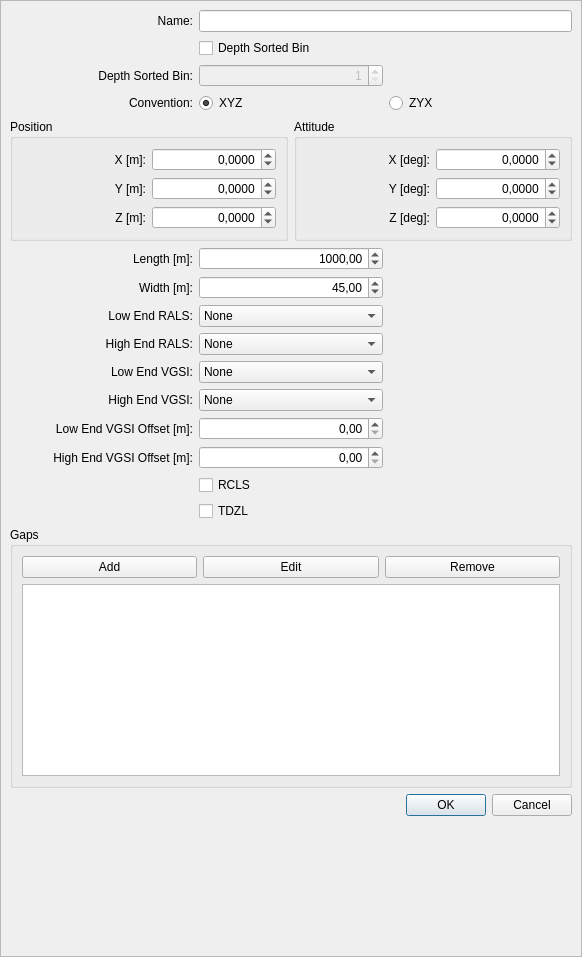
<?xml version="1.0" encoding="UTF-8"?>
<ui version="4.0">
 <class>DialogEditRunway</class>
 <widget class="QDialog" name="DialogEditRunway">
  <property name="geometry">
   <rect>
    <x>0</x>
    <y>0</y>
    <width>582</width>
    <height>957</height>
   </rect>
  </property>
  <property name="windowTitle">
   <string>Runway Edit</string>
  </property>
  <property name="locale">
   <locale language="Polish" country="Poland"/>
  </property>
  <property name="modal">
   <bool>true</bool>
  </property>
  <layout class="QGridLayout" name="gridLayout_14">
   <property name="leftMargin">
    <number>0</number>
   </property>
   <property name="topMargin">
    <number>0</number>
   </property>
   <property name="rightMargin">
    <number>0</number>
   </property>
   <property name="bottomMargin">
    <number>0</number>
   </property>
   <item row="0" column="0">
    <widget class="QScrollArea" name="scrollArea">
     <property name="widgetResizable">
      <bool>true</bool>
     </property>
     <widget class="QWidget" name="scrollAreaWidgetContents_3">
      <property name="geometry">
       <rect>
        <x>0</x>
        <y>0</y>
        <width>580</width>
        <height>955</height>
       </rect>
      </property>
      <layout class="QGridLayout" name="gridLayout_9">
       <item row="12" column="0">
        <widget class="QLabel" name="label_29">
         <property name="text">
          <string>High End VGSI Offset [m]:</string>
         </property>
         <property name="alignment">
          <set>Qt::AlignRight|Qt::AlignTrailing|Qt::AlignVCenter</set>
         </property>
         <property name="buddy">
          <cstring>spinBoxVGSI_X_Hi</cstring>
         </property>
        </widget>
       </item>
       <item row="17" column="0" colspan="3">
        <spacer name="verticalSpacer">
         <property name="orientation">
          <enum>Qt::Vertical</enum>
         </property>
         <property name="sizeHint" stdset="0">
          <size>
           <width>538</width>
           <height>3</height>
          </size>
         </property>
        </spacer>
       </item>
       <item row="11" column="0">
        <widget class="QLabel" name="label_7">
         <property name="text">
          <string>Low End VGSI Offset [m]:</string>
         </property>
         <property name="alignment">
          <set>Qt::AlignRight|Qt::AlignTrailing|Qt::AlignVCenter</set>
         </property>
         <property name="buddy">
          <cstring>spinBoxVGSI_X_Lo</cstring>
         </property>
        </widget>
       </item>
       <item row="1" column="1" colspan="2">
        <widget class="QCheckBox" name="checkBoxDepthSortedBin">
         <property name="text">
          <string>Depth Sorted Bin</string>
         </property>
        </widget>
       </item>
       <item row="2" column="0">
        <widget class="QLabel" name="label_8">
         <property name="text">
          <string>Depth Sorted Bin:</string>
         </property>
         <property name="alignment">
          <set>Qt::AlignRight|Qt::AlignTrailing|Qt::AlignVCenter</set>
         </property>
         <property name="buddy">
          <cstring>spinBoxDepthSortedBin</cstring>
         </property>
        </widget>
       </item>
       <item row="3" column="2">
        <widget class="QRadioButton" name="radioButtonZYX">
         <property name="text">
          <string>ZYX</string>
         </property>
        </widget>
       </item>
       <item row="6" column="0">
        <widget class="QLabel" name="label_3">
         <property name="text">
          <string>Width [m]:</string>
         </property>
         <property name="alignment">
          <set>Qt::AlignRight|Qt::AlignTrailing|Qt::AlignVCenter</set>
         </property>
         <property name="buddy">
          <cstring>spinBoxWidth</cstring>
         </property>
        </widget>
       </item>
       <item row="3" column="0">
        <widget class="QLabel" name="label_15">
         <property name="text">
          <string>Convention:</string>
         </property>
         <property name="alignment">
          <set>Qt::AlignRight|Qt::AlignTrailing|Qt::AlignVCenter</set>
         </property>
        </widget>
       </item>
       <item row="7" column="1">
        <widget class="QComboBox" name="comboBoxRALS_Lo">
         <item>
          <property name="text">
           <string>None</string>
          </property>
         </item>
         <item>
          <property name="text">
           <string>ALSF-1</string>
          </property>
         </item>
         <item>
          <property name="text">
           <string>ALSF-2</string>
          </property>
         </item>
         <item>
          <property name="text">
           <string>MALS</string>
          </property>
         </item>
         <item>
          <property name="text">
           <string>MALSF</string>
          </property>
         </item>
         <item>
          <property name="text">
           <string>MALSR</string>
          </property>
         </item>
        </widget>
       </item>
       <item row="10" column="1">
        <widget class="QComboBox" name="comboBoxVGSI_Hi">
         <item>
          <property name="text">
           <string>None</string>
          </property>
         </item>
         <item>
          <property name="text">
           <string>PAPI - P4L</string>
          </property>
         </item>
         <item>
          <property name="text">
           <string>PAPI - P4R</string>
          </property>
         </item>
         <item>
          <property name="text">
           <string>VASI - V4L</string>
          </property>
         </item>
         <item>
          <property name="text">
           <string>VASI - V4R</string>
          </property>
         </item>
         <item>
          <property name="text">
           <string>VASI - V6L</string>
          </property>
         </item>
         <item>
          <property name="text">
           <string>VASI - V6R</string>
          </property>
         </item>
        </widget>
       </item>
       <item row="5" column="1">
        <widget class="QDoubleSpinBox" name="spinBoxLength">
         <property name="alignment">
          <set>Qt::AlignRight|Qt::AlignTrailing|Qt::AlignVCenter</set>
         </property>
         <property name="maximum">
          <double>9999.989999999999782</double>
         </property>
         <property name="value">
          <double>1000.000000000000000</double>
         </property>
        </widget>
       </item>
       <item row="7" column="0">
        <widget class="QLabel" name="label_16">
         <property name="text">
          <string>Low End RALS:</string>
         </property>
         <property name="alignment">
          <set>Qt::AlignRight|Qt::AlignTrailing|Qt::AlignVCenter</set>
         </property>
         <property name="buddy">
          <cstring>comboBoxRALS_Lo</cstring>
         </property>
        </widget>
       </item>
       <item row="10" column="0">
        <widget class="QLabel" name="label_6">
         <property name="text">
          <string>High End VGSI:</string>
         </property>
         <property name="alignment">
          <set>Qt::AlignRight|Qt::AlignTrailing|Qt::AlignVCenter</set>
         </property>
         <property name="buddy">
          <cstring>comboBoxVGSI_Hi</cstring>
         </property>
        </widget>
       </item>
       <item row="14" column="1">
        <widget class="QCheckBox" name="checkBoxTDZL">
         <property name="text">
          <string>TDZL</string>
         </property>
        </widget>
       </item>
       <item row="13" column="1">
        <widget class="QCheckBox" name="checkBoxRCLS">
         <property name="text">
          <string>RCLS</string>
         </property>
        </widget>
       </item>
       <item row="11" column="1">
        <widget class="QDoubleSpinBox" name="spinBoxVGSI_X_Lo">
         <property name="alignment">
          <set>Qt::AlignRight|Qt::AlignTrailing|Qt::AlignVCenter</set>
         </property>
         <property name="maximum">
          <double>2000.000000000000000</double>
         </property>
        </widget>
       </item>
       <item row="6" column="1">
        <widget class="QDoubleSpinBox" name="spinBoxWidth">
         <property name="alignment">
          <set>Qt::AlignRight|Qt::AlignTrailing|Qt::AlignVCenter</set>
         </property>
         <property name="minimum">
          <double>0.000000000000000</double>
         </property>
         <property name="maximum">
          <double>99.989999999999995</double>
         </property>
         <property name="value">
          <double>45.000000000000000</double>
         </property>
        </widget>
       </item>
       <item row="8" column="1">
        <widget class="QComboBox" name="comboBoxRALS_Hi">
         <item>
          <property name="text">
           <string>None</string>
          </property>
         </item>
         <item>
          <property name="text">
           <string>ALSF-1</string>
          </property>
         </item>
         <item>
          <property name="text">
           <string>ALSF-2</string>
          </property>
         </item>
         <item>
          <property name="text">
           <string>MALS</string>
          </property>
         </item>
         <item>
          <property name="text">
           <string>MALSF</string>
          </property>
         </item>
         <item>
          <property name="text">
           <string>MALSR</string>
          </property>
         </item>
        </widget>
       </item>
       <item row="2" column="1">
        <widget class="QSpinBox" name="spinBoxDepthSortedBin">
         <property name="enabled">
          <bool>false</bool>
         </property>
         <property name="alignment">
          <set>Qt::AlignRight|Qt::AlignTrailing|Qt::AlignVCenter</set>
         </property>
         <property name="minimum">
          <number>1</number>
         </property>
         <property name="maximum">
          <number>9</number>
         </property>
         <property name="value">
          <number>1</number>
         </property>
        </widget>
       </item>
       <item row="3" column="1">
        <widget class="QRadioButton" name="radioButtonXYZ">
         <property name="text">
          <string>XYZ</string>
         </property>
         <property name="checked">
          <bool>true</bool>
         </property>
        </widget>
       </item>
       <item row="0" column="0">
        <widget class="QLabel" name="label">
         <property name="text">
          <string>Name:</string>
         </property>
         <property name="alignment">
          <set>Qt::AlignRight|Qt::AlignTrailing|Qt::AlignVCenter</set>
         </property>
         <property name="buddy">
          <cstring>lineEditName</cstring>
         </property>
        </widget>
       </item>
       <item row="0" column="1" colspan="2">
        <widget class="QLineEdit" name="lineEditName"/>
       </item>
       <item row="5" column="0">
        <widget class="QLabel" name="label_2">
         <property name="text">
          <string>Length [m]:</string>
         </property>
         <property name="alignment">
          <set>Qt::AlignRight|Qt::AlignTrailing|Qt::AlignVCenter</set>
         </property>
         <property name="buddy">
          <cstring>spinBoxLength</cstring>
         </property>
        </widget>
       </item>
       <item row="9" column="0">
        <widget class="QLabel" name="label_5">
         <property name="text">
          <string>Low End VGSI:</string>
         </property>
         <property name="alignment">
          <set>Qt::AlignRight|Qt::AlignTrailing|Qt::AlignVCenter</set>
         </property>
         <property name="buddy">
          <cstring>comboBoxVGSI_Lo</cstring>
         </property>
        </widget>
       </item>
       <item row="12" column="1">
        <widget class="QDoubleSpinBox" name="spinBoxVGSI_X_Hi">
         <property name="alignment">
          <set>Qt::AlignRight|Qt::AlignTrailing|Qt::AlignVCenter</set>
         </property>
         <property name="maximum">
          <double>2000.000000000000000</double>
         </property>
        </widget>
       </item>
       <item row="4" column="0" colspan="3">
        <layout class="QGridLayout" name="gridLayout_10">
         <item row="0" column="0">
          <widget class="QGroupBox" name="groupBox">
           <property name="minimumSize">
            <size>
             <width>0</width>
             <height>0</height>
            </size>
           </property>
           <property name="title">
            <string>Position</string>
           </property>
           <layout class="QGridLayout" name="gridLayout_11">
            <item row="0" column="0">
             <widget class="QLabel" name="label_23">
              <property name="text">
               <string>X [m]:</string>
              </property>
              <property name="alignment">
               <set>Qt::AlignRight|Qt::AlignTrailing|Qt::AlignVCenter</set>
              </property>
              <property name="buddy">
               <cstring>spinBoxPositionX</cstring>
              </property>
             </widget>
            </item>
            <item row="0" column="1">
             <widget class="QDoubleSpinBox" name="spinBoxPositionX">
              <property name="alignment">
               <set>Qt::AlignRight|Qt::AlignTrailing|Qt::AlignVCenter</set>
              </property>
              <property name="decimals">
               <number>4</number>
              </property>
              <property name="minimum">
               <double>-9999999.998999999836087</double>
              </property>
              <property name="maximum">
               <double>9999999.998999999836087</double>
              </property>
             </widget>
            </item>
            <item row="1" column="0">
             <widget class="QLabel" name="label_24">
              <property name="text">
               <string>Y [m]:</string>
              </property>
              <property name="alignment">
               <set>Qt::AlignRight|Qt::AlignTrailing|Qt::AlignVCenter</set>
              </property>
              <property name="buddy">
               <cstring>spinBoxPositionY</cstring>
              </property>
             </widget>
            </item>
            <item row="1" column="1">
             <widget class="QDoubleSpinBox" name="spinBoxPositionY">
              <property name="alignment">
               <set>Qt::AlignRight|Qt::AlignTrailing|Qt::AlignVCenter</set>
              </property>
              <property name="decimals">
               <number>4</number>
              </property>
              <property name="minimum">
               <double>-9999999.998999999836087</double>
              </property>
              <property name="maximum">
               <double>9999999.998999999836087</double>
              </property>
             </widget>
            </item>
            <item row="2" column="0">
             <widget class="QLabel" name="label_25">
              <property name="text">
               <string>Z [m]:</string>
              </property>
              <property name="alignment">
               <set>Qt::AlignRight|Qt::AlignTrailing|Qt::AlignVCenter</set>
              </property>
              <property name="buddy">
               <cstring>spinBoxPositionZ</cstring>
              </property>
             </widget>
            </item>
            <item row="2" column="1">
             <widget class="QDoubleSpinBox" name="spinBoxPositionZ">
              <property name="alignment">
               <set>Qt::AlignRight|Qt::AlignTrailing|Qt::AlignVCenter</set>
              </property>
              <property name="decimals">
               <number>4</number>
              </property>
              <property name="minimum">
               <double>-9999999.998999999836087</double>
              </property>
              <property name="maximum">
               <double>9999999.998999999836087</double>
              </property>
             </widget>
            </item>
           </layout>
          </widget>
         </item>
         <item row="0" column="1">
          <widget class="QGroupBox" name="groupBox_8">
           <property name="minimumSize">
            <size>
             <width>0</width>
             <height>0</height>
            </size>
           </property>
           <property name="title">
            <string>Attitude</string>
           </property>
           <layout class="QGridLayout" name="gridLayout_12">
            <item row="0" column="0">
             <widget class="QLabel" name="label_26">
              <property name="text">
               <string>X [deg]:</string>
              </property>
              <property name="alignment">
               <set>Qt::AlignRight|Qt::AlignTrailing|Qt::AlignVCenter</set>
              </property>
              <property name="buddy">
               <cstring>spinBoxAttitudeX</cstring>
              </property>
             </widget>
            </item>
            <item row="0" column="1">
             <widget class="QDoubleSpinBox" name="spinBoxAttitudeX">
              <property name="alignment">
               <set>Qt::AlignRight|Qt::AlignTrailing|Qt::AlignVCenter</set>
              </property>
              <property name="decimals">
               <number>4</number>
              </property>
              <property name="minimum">
               <double>-180.000000000000000</double>
              </property>
              <property name="maximum">
               <double>180.000000000000000</double>
              </property>
             </widget>
            </item>
            <item row="1" column="0">
             <widget class="QLabel" name="label_27">
              <property name="text">
               <string>Y [deg]:</string>
              </property>
              <property name="alignment">
               <set>Qt::AlignRight|Qt::AlignTrailing|Qt::AlignVCenter</set>
              </property>
              <property name="buddy">
               <cstring>spinBoxAttitudeY</cstring>
              </property>
             </widget>
            </item>
            <item row="1" column="1">
             <widget class="QDoubleSpinBox" name="spinBoxAttitudeY">
              <property name="alignment">
               <set>Qt::AlignRight|Qt::AlignTrailing|Qt::AlignVCenter</set>
              </property>
              <property name="decimals">
               <number>4</number>
              </property>
              <property name="minimum">
               <double>-90.000000000000000</double>
              </property>
              <property name="maximum">
               <double>90.000000000000000</double>
              </property>
             </widget>
            </item>
            <item row="2" column="0">
             <widget class="QLabel" name="label_28">
              <property name="text">
               <string>Z [deg]:</string>
              </property>
              <property name="alignment">
               <set>Qt::AlignRight|Qt::AlignTrailing|Qt::AlignVCenter</set>
              </property>
              <property name="buddy">
               <cstring>spinBoxAttitudeZ</cstring>
              </property>
             </widget>
            </item>
            <item row="2" column="1">
             <widget class="QDoubleSpinBox" name="spinBoxAttitudeZ">
              <property name="alignment">
               <set>Qt::AlignRight|Qt::AlignTrailing|Qt::AlignVCenter</set>
              </property>
              <property name="decimals">
               <number>4</number>
              </property>
              <property name="minimum">
               <double>-360.000000000000000</double>
              </property>
              <property name="maximum">
               <double>360.000000000000000</double>
              </property>
             </widget>
            </item>
           </layout>
          </widget>
         </item>
        </layout>
       </item>
       <item row="8" column="0">
        <widget class="QLabel" name="label_4">
         <property name="text">
          <string>High End RALS:</string>
         </property>
         <property name="alignment">
          <set>Qt::AlignRight|Qt::AlignTrailing|Qt::AlignVCenter</set>
         </property>
         <property name="buddy">
          <cstring>comboBoxRALS_Hi</cstring>
         </property>
        </widget>
       </item>
       <item row="9" column="1">
        <widget class="QComboBox" name="comboBoxVGSI_Lo">
         <item>
          <property name="text">
           <string>None</string>
          </property>
         </item>
         <item>
          <property name="text">
           <string>PAPI - P4L</string>
          </property>
         </item>
         <item>
          <property name="text">
           <string>PAPI - P4R</string>
          </property>
         </item>
         <item>
          <property name="text">
           <string>VASI - V4L</string>
          </property>
         </item>
         <item>
          <property name="text">
           <string>VASI - V4R</string>
          </property>
         </item>
         <item>
          <property name="text">
           <string>VASI - V6L</string>
          </property>
         </item>
         <item>
          <property name="text">
           <string>VASI - V6R</string>
          </property>
         </item>
        </widget>
       </item>
       <item row="15" column="0" colspan="3">
        <widget class="QGroupBox" name="groupBoxGaps">
         <property name="title">
          <string>Gaps</string>
         </property>
         <layout class="QGridLayout" name="gridLayout_13">
          <item row="0" column="0">
           <widget class="QPushButton" name="pushButtonGapAdd">
            <property name="text">
             <string>Add</string>
            </property>
           </widget>
          </item>
          <item row="1" column="0" colspan="3">
           <widget class="QListWidget" name="listWidgetGaps"/>
          </item>
          <item row="0" column="1">
           <widget class="QPushButton" name="pushButtonGapEdit">
            <property name="text">
             <string>Edit</string>
            </property>
           </widget>
          </item>
          <item row="0" column="2">
           <widget class="QPushButton" name="pushButtonGapRemove">
            <property name="text">
             <string>Remove</string>
            </property>
           </widget>
          </item>
         </layout>
        </widget>
       </item>
       <item row="16" column="0" colspan="3">
        <widget class="QDialogButtonBox" name="buttonBox">
         <property name="orientation">
          <enum>Qt::Horizontal</enum>
         </property>
         <property name="standardButtons">
          <set>QDialogButtonBox::Cancel|QDialogButtonBox::Ok</set>
         </property>
        </widget>
       </item>
      </layout>
      <widget class="QDialogButtonBox" name="buttonBox_2">
       <property name="geometry">
        <rect>
         <x>60</x>
         <y>1017</y>
         <width>177</width>
         <height>32</height>
        </rect>
       </property>
       <property name="orientation">
        <enum>Qt::Horizontal</enum>
       </property>
       <property name="standardButtons">
        <set>QDialogButtonBox::Cancel|QDialogButtonBox::Ok</set>
       </property>
      </widget>
     </widget>
    </widget>
   </item>
  </layout>
 </widget>
 <tabstops>
  <tabstop>scrollArea</tabstop>
  <tabstop>lineEditName</tabstop>
  <tabstop>checkBoxDepthSortedBin</tabstop>
  <tabstop>spinBoxDepthSortedBin</tabstop>
  <tabstop>radioButtonXYZ</tabstop>
  <tabstop>radioButtonZYX</tabstop>
  <tabstop>spinBoxPositionX</tabstop>
  <tabstop>spinBoxPositionY</tabstop>
  <tabstop>spinBoxPositionZ</tabstop>
  <tabstop>spinBoxAttitudeX</tabstop>
  <tabstop>spinBoxAttitudeY</tabstop>
  <tabstop>spinBoxAttitudeZ</tabstop>
  <tabstop>spinBoxLength</tabstop>
  <tabstop>spinBoxWidth</tabstop>
  <tabstop>comboBoxRALS_Lo</tabstop>
  <tabstop>comboBoxRALS_Hi</tabstop>
  <tabstop>comboBoxVGSI_Lo</tabstop>
  <tabstop>comboBoxVGSI_Hi</tabstop>
  <tabstop>spinBoxVGSI_X_Lo</tabstop>
  <tabstop>spinBoxVGSI_X_Hi</tabstop>
  <tabstop>checkBoxRCLS</tabstop>
  <tabstop>checkBoxTDZL</tabstop>
  <tabstop>pushButtonGapAdd</tabstop>
  <tabstop>listWidgetGaps</tabstop>
 </tabstops>
 <resources/>
 <connections>
  <connection>
   <sender>buttonBox</sender>
   <signal>rejected()</signal>
   <receiver>DialogEditRunway</receiver>
   <slot>reject()</slot>
   <hints>
    <hint type="sourcelabel">
     <x>316</x>
     <y>260</y>
    </hint>
    <hint type="destinationlabel">
     <x>286</x>
     <y>274</y>
    </hint>
   </hints>
  </connection>
  <connection>
   <sender>buttonBox</sender>
   <signal>accepted()</signal>
   <receiver>DialogEditRunway</receiver>
   <slot>accept()</slot>
   <hints>
    <hint type="sourcelabel">
     <x>248</x>
     <y>254</y>
    </hint>
    <hint type="destinationlabel">
     <x>157</x>
     <y>274</y>
    </hint>
   </hints>
  </connection>
 </connections>
</ui>
